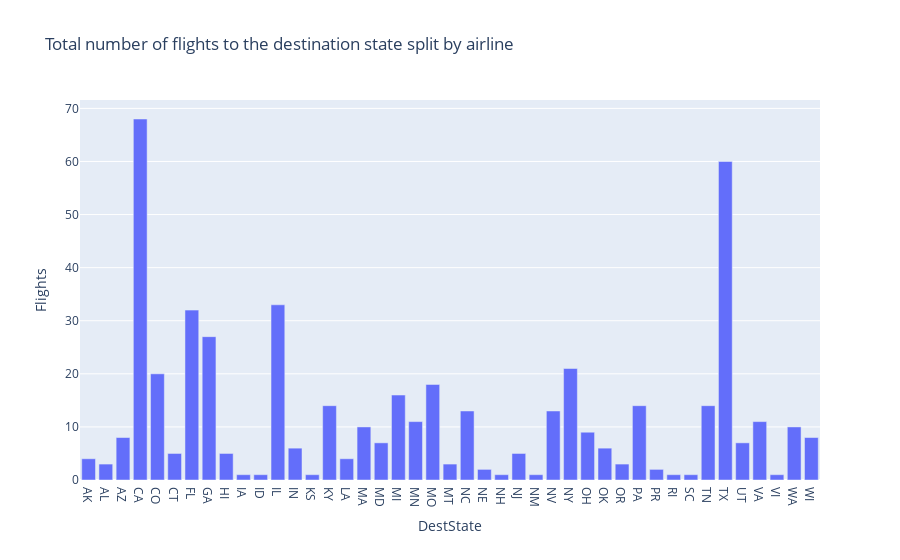

Notebook cell for this chart:
### Code cell
fig = px.bar(bardata, x='DestState', y='Flights', title='Total number of flights to the destination state split by airline')

fig.show()

### Figure 1 — Plotly figure (JSON) as saved in the notebook; plotly's stock layout.template omitted (floating-point values rounded to 4 significant figures)
{"data": [{"alignmentgroup": "True", "hovertemplate": "DestState=%{x}<br>Flights=%{y}<extra></extra>", "legendgroup": "", "marker": {"color": "#636efa"}, "name": "", "offsetgroup": "", "orientation": "v", "showlegend": false, "textposition": "auto", "type": "bar", "x": ["AK", "AL", "AZ", "CA", "CO", "CT", "FL", "GA", "HI", "IA", "ID", "IL", "IN", "KS", "KY", "LA", "MA", "MD", "MI", "MN", "MO", "MT", "NC", "NE", "NH", "NJ", "NM", "NV", "NY", "OH", "OK", "OR", "PA", "PR", "RI", "SC", "TN", "TX", "UT", "VA", "VI", "WA", "WI"], "xaxis": "x", "y": [4, 3, 8, 68, 20, 5, 32, 27, 5, 1, 1, 33, 6, 1, 14, 4, 10, 7, 16, 11, 18, 3, 13, 2, 1, 5, 1, 13, 21, 9, 6, 3, 14, 2, 1, 1, 14, 60, 7, 11, 1, 10, 8], "yaxis": "y"}], "layout": {"barmode": "relative", "legend": {"tracegroupgap": 0}, "title": {"text": "Total number of flights to the destination state split by airline"}, "xaxis": {"anchor": "y", "domain": [0, 1], "title": {"text": "DestState"}}, "yaxis": {"anchor": "x", "domain": [0, 1], "title": {"text": "Flights"}}}}
